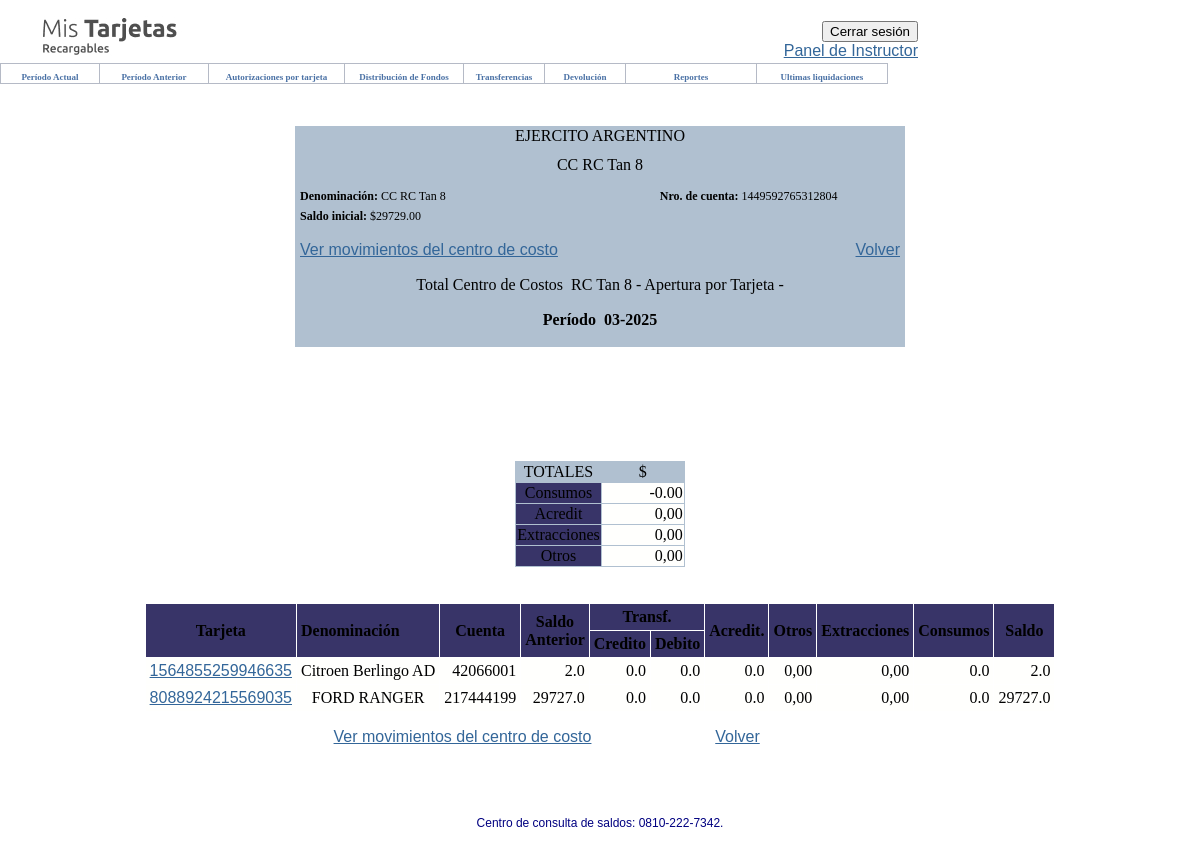
/costcenter/costcenter/totales_informacion_actual/ (signed in), run on an earlier commit of the app's database.
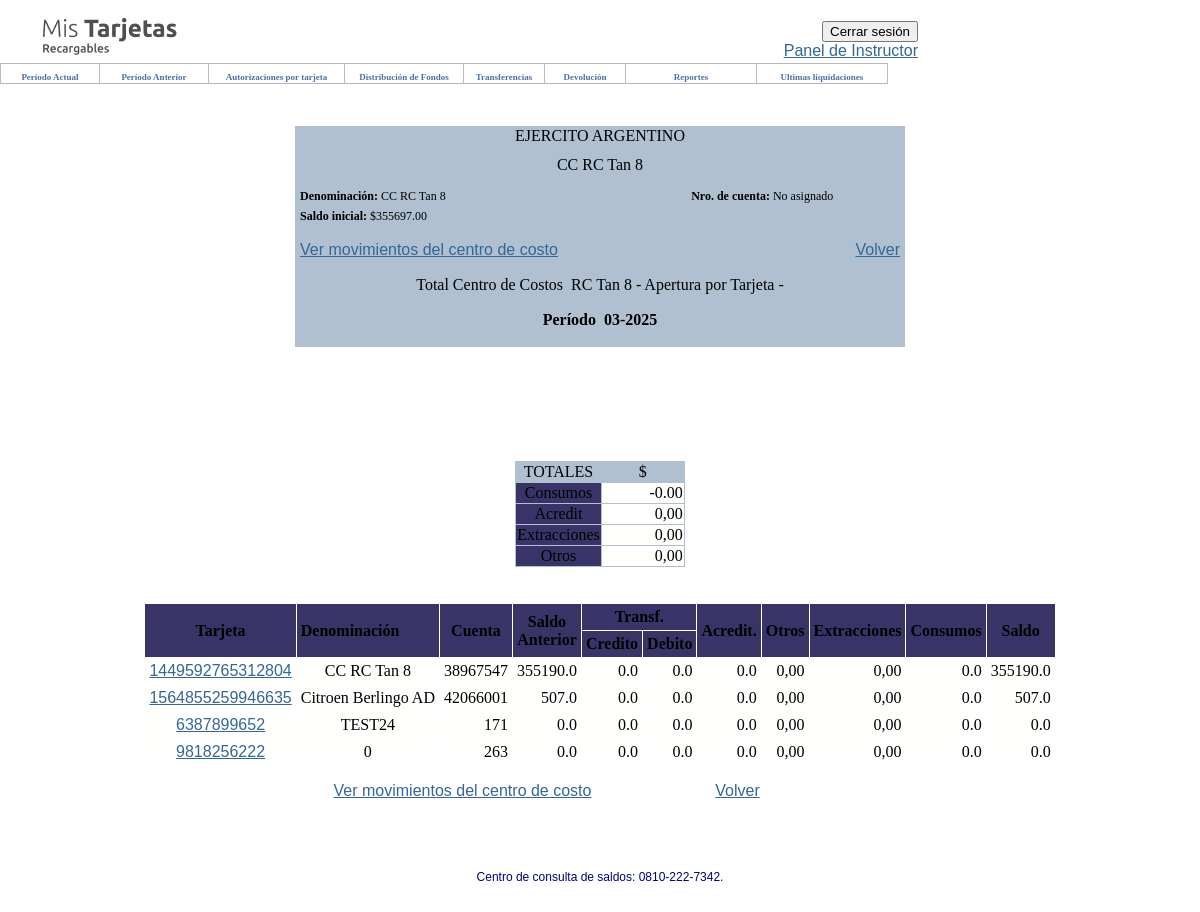
And on a later commit of the database.
### costcenter/models.py (models this page shows, shortened)
class Cards(models.Model):
    user = models.ForeignKey(User, on_delete=models.CASCADE)
    is_costcenter = models.BooleanField(default=False)
    card_name = models.CharField(max_length=50)
    card_number = models.IntegerField(validators=[
                                                MinValueValidator(1000000000000000),
                                                MaxValueValidator(9999999999999999)
    ], unique=True)
    money = models.FloatField(default=0.0)
    class Meta:
        verbose_name = "Card"
        verbose_name_plural = "Cards"

### costcenter/views.py (the view)
# urls.py: path('costcenter/totales_informacion_actual/', totales_informacion_actual, name='totales_informacion_actual'),
def totales_informacion_actual(request):
    unidad = request.user.userprofile.unit
    fecha_inicio_mes_actual = timezone.now().replace(day=1)
    tarjeta_costcenter = Cards.objects.filter(user=request.user, is_costcenter=True).first()
    costcenter_number = tarjeta_costcenter.card_number if tarjeta_costcenter else "No asignado"
    tarjetas = Cards.objects.filter(user=request.user, is_costcenter=False)
    datos_tarjetas = []
    total_consumos = 0
    total_creditos = 0
    total_debitos = 0
    saldo_inicial_total = 0  # Variable para la suma de los saldos iniciales
    for tarjeta in tarjetas:
        saldo_actual = tarjeta.money
        consumos_mes_actual = Consumo.objects.filter(
            card=tarjeta,
            consumo_date__gte=fecha_inicio_mes_actual,
            consumo_date__lte=timezone.now()
        ).aggregate(total=Sum('importe'))['total'] or 0.0
        total_consumos += consumos_mes_actual
        creditos_mes_actual = Transaction.objects.filter(
            to_account=tarjeta,
            movement_date__gte=fecha_inicio_mes_actual,
            movement_date__lte=timezone.now()
        ).aggregate(total=Sum('amount'))['total'] or 0.0
        total_creditos += creditos_mes_actual
        debitos_mes_actual = Transaction.objects.filter(
            from_account=tarjeta,
            movement_date__gte=fecha_inicio_mes_actual,
            movement_date__lte=timezone.now()
        ).aggregate(total=Sum('amount'))['total'] or 0.0
        total_debitos += debitos_mes_actual
        saldo_anterior = saldo_actual + debitos_mes_actual + consumos_mes_actual - creditos_mes_actual
        saldo_inicial_total += saldo_anterior  # Sumar el saldo anterior al total
        datos_tarjetas.append({
            'tarjeta': tarjeta.card_number,
            'denominacion': tarjeta.card_name,
            'cuenta': (tarjeta.card_number// 37200000),
            'saldo_anterior': saldo_anterior,
            'credito': creditos_mes_actual,
            'debito': debitos_mes_actual + consumos_mes_actual,
            'acredit': creditos_mes_actual,
            'otros': 0,  # Puedes agregar lógica adicional si es necesario
            'extracciones': debitos_mes_actual,
            'consumos': consumos_mes_actual,
            'saldo': saldo_actual
        })
    context = {
        'cc_number':costcenter_number,
        'unidad': unidad,
        'periodo': fecha_inicio_mes_actual.strftime("%m-%Y"),
        'datos_tarjetas': datos_tarjetas,
        'total_consumos': total_consumos,
        'total_creditos': total_creditos,
        'total_debitos': total_debitos,
        'saldo_inicial_total': saldo_inicial_total,  # Agregar el saldo inicial total al contexto
    }
    return render(request, 'costcenter/PeriodoActual/Totales_informacion.html', context)

### templates/costcenter/PeriodoActual/Totales_informacion.html (shortened to what the changed rows need)
{% extends 'base.html' %}
{% block body %}
<link href="https://prismanet.prismamediosdepago.com/recargables/media/styles.css" rel="stylesheet" type="text/css">
<link href="https://prismanet.prismamediosdepago.com/recargables/media/TablasStyles.css" rel="stylesheet" type="text/css">
<LINK href="https://prismanet.prismamediosdepago.com/recargables/media/paginator.css" rel="stylesheet" type="text/css">
	 <BR>
		<table align="center" border="0" cellpadding="0" cellspacing="0" width="610">
			<tr bgcolor="#B0C0D0">
				<td align="left" bgcolor="#B0C0D0" class="TablaRows2" height="20" style="padding-left:5px">
					<span style="font-size:12px; font-weight:normal;"><strong>Nro. de cuenta:</strong>&nbsp;{{cc_number}}</span>
				</td>
			</tr>
			<tr bgcolor="#B0C0D0">
				<td align="left" bgcolor="#B0C0D0" class="TablaRows2" height="20" style="padding-left:5px">
					<span style="font-size:12px; font-weight:normal;"><strong>Saldo inicial:</strong>&nbsp;${{ saldo_inicial_total|floatformat:2 }}</span>
				</td>
			</tr>
		</table>
		<br>
		<br><br>
		<br><br>
		<table align="center" border="0" cellpadding="4" cellspacing="1" class="paginated" width="789">
			<thead>
				<tr bgcolor="#383468">
					<td align="center" class="TablaHeader" rowspan="2"><strong>Tarjeta</strong></td>
					<td align="left" class="TablaHeader" rowspan="2"><strong>Denominación</strong></td>
					<td align="center" class="TablaHeader" rowspan="2"><strong>Cuenta</strong></td>
					<td align="center" class="TablaHeader" rowspan="2"><strong>Saldo Anterior</strong></td>
					<td align="center" class="TablaHeader" colspan="2"><strong>Transf.</strong></td>
					<td align="center" class="TablaHeader" rowspan="2"><strong>Acredit.</strong></td>
					<td align="center" class="TablaHeader" rowspan="2"><strong>Otros</strong></td>
					<td align="center" class="TablaHeader" rowspan="2"><strong>Extracciones</strong></td>
					<td align="center" class="TablaHeader" rowspan="2"><strong>Consumos</strong></td>
					<td align="center" class="TablaHeader" rowspan="2"><strong>Saldo</strong></td>
				</tr>
				<tr>
					<td align="center" bgcolor="#383468" class="TablaHeader"><strong>Credito</strong></td>
					<td align="center" bgcolor="#383468" class="TablaHeader"><strong>Debito</strong></td>
				</tr>
			</thead>
			<tbody>
				{% for dato in datos_tarjetas %}
				<tr bgcolor="#fffffd">
					<td align="center" class="TablaRows" valign="middle">
						<a href="{% url 'detalle_tarjeta_mes_actual' tarjeta=dato.tarjeta %}">
							{{ dato.tarjeta }}
						</a>
					</td>
					<td align="center" class="TablaRows" nowrap valign="middle"> {{ dato.denominacion }} </td>
					<td align="right" class="TablaRows" nowrap>{{ dato.cuenta }}</td>
					<td align="right" class="TablaRows" nowrap>{{ dato.saldo_anterior }}</td>
					<td align="right" class="TablaRows" nowrap>{{ dato.credito }}</td>
					<td align="right" class="TablaRows" nowrap>{{ dato.debito }}</td>
					<td align="right" class="TablaRows" nowrap>{{ dato.acredit }}</td>
					<td align="right" class="TablaRows" nowrap>0,00</td>
					<td align="right" class="TablaRows" nowrap>0,00</td>
					<td align="right" class="TablaRows" nowrap>{{ dato.consumos }}</td>
					<td align="right" class="TablaRows" nowrap>{{ dato.saldo }}</td>
				</tr>
				{% endfor %}
			</tbody>
		</table>
<BR>
{% endblock %}

What changed in the data, as far as the page shows it:
removed Cards: denominacion "FORD RANGER", saldo "29727.0"
now on this page (row edited): Cards: denominacion "CC RC Tan 8", saldo "355190.0"
added Cards: denominacion "TEST24", saldo "0.0"
added Cards: saldo "0.0"
Also different on the page:
{{ cc_number }}: "1449592765312804" → "No asignado"
{{ saldo_inicial_total|floatformat:2 }}: "29729.00" → "355697.00"
new list line: "1449592765312804 38967547 355190.0 0.0 0.0 0.0 0,00 0,00 0.0"
new list line: "1564855259946635 42066001 507.0 0.0 0.0 0.0 0,00 0,00 0.0"
new list line: "Citroen Berlingo AD 507.0"
new list line: "6387899652 171 0.0 0.0 0.0 0.0 0,00 0,00 0.0"
new list line: "9818256222 0 263 0.0 0.0 0.0 0.0 0,00 0,00 0.0"
list line gone: "1564855259946635 42066001 2.0 0.0 0.0 0.0 0,00 0,00 0.0"
list line gone: "Citroen Berlingo AD 2.0"
list line gone: "8088924215569035 217444199 29727.0 0.0 0.0 0.0 0,00 0,00 0.0"
